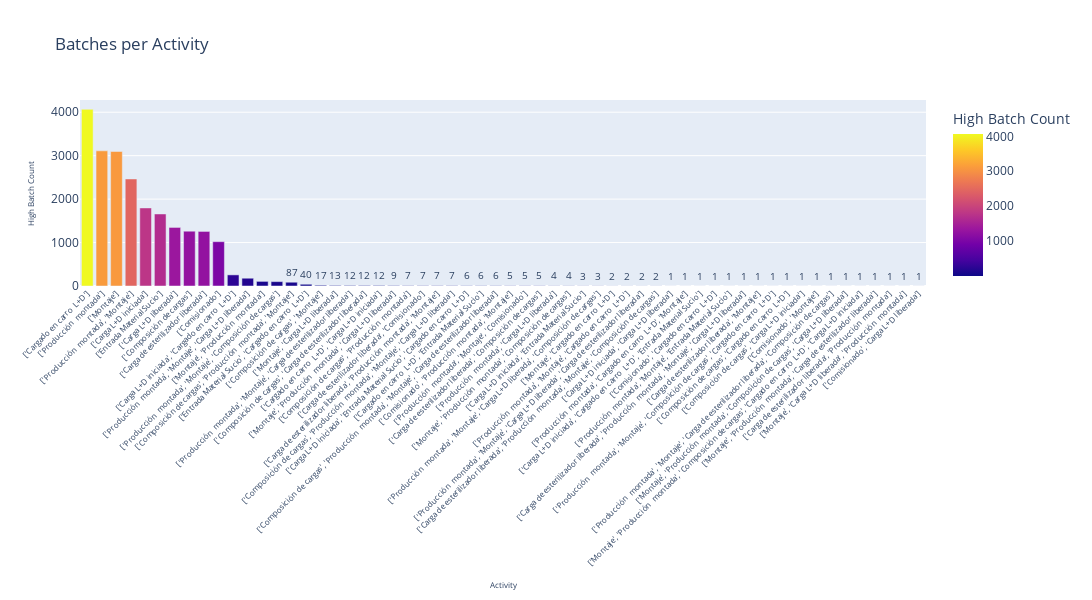

Write notebook code for a chart like this one.
### Markdown cell above
##### Batch Frequency per Activity

### Code cell
cypher_batches_per_activity = """
    MATCH (n:HighLevelBatch)
    RETURN n.activity_name as activity, count(n) AS batch_count
    ORDER BY batch_count DESC
"""

def batches_per_activity(uri, username, password, cypher_query):
    driver = GraphDatabase.driver(uri, auth=(username, password))
    with driver.session() as session:
        result = session.run(cypher_query)
        data = result.data()
    driver.close()
    return data

results_batches_per_activity = batches_per_activity(uri, username, password, cypher_batches_per_activity)

activities = [str(record['activity']) for record in results_batches_per_activity]
batch_counts = [record['batch_count'] for record in results_batches_per_activity]

df = pd.DataFrame({
    'Activity': activities,
    'Batch Count': batch_counts
})

fig = px.bar(df, x='Activity', y='Batch Count', title='Batches per Activity',
             labels={'Activity': 'Activity', 'Batch Count': 'High Batch Count'},
             color='Batch Count',  
             text='Batch Count')  

fig.update_traces(texttemplate='%{text}', textposition='outside')
fig.update_layout(uniformtext_minsize=8, uniformtext_mode='hide', xaxis_tickangle=-45, 
                  xaxis_tickfont_size=8, xaxis_title_font_size=8, yaxis_title_font_size=8,
                  width=1200, height=600)

fig.show()

### Figure 1 — Plotly figure (JSON) as saved in the notebook; plotly's stock layout.template omitted (floating-point values rounded to 4 significant figures)
{"data": [{"alignmentgroup": "True", "hovertemplate": "Activity=%{x}<br>High Batch Count=%{marker.color}<extra></extra>", "legendgroup": "", "marker": {"color": [4067, 3111, 3096, 2464, 1797, 1658, 1348, 1261, 1256, 1020, 256, 179, 106, 101, 87, 40, 17, 13, 12, 12, 12, 9, 7, 7, 7, 7, 6, 6, 6, 5, 5, 5, 4, 4, 3, 3, 2, 2, 2, 2, 1, 1, 1, 1, 1, 1, 1, 1, 1, 1, 1, 1, 1, 1, 1, 1, 1, 1], "coloraxis": "coloraxis", "pattern": {"shape": ""}}, "name": "", "offsetgroup": "", "orientation": "v", "showlegend": false, "text": [4067, 3111, 3096, 2464, 1797, 1658, 1348, 1261, 1256, 1020, 256, 179, 106, 101, 87, 40, 17, 13, 12, 12, 12, 9, 7, 7, 7, 7, 6, 6, 6, 5, 5, 5, 4, 4, 3, 3, 2, 2, 2, 2, 1, 1, 1, 1, 1, 1, 1, 1, 1, 1, 1, 1, 1, 1, 1, 1, 1, 1], "textposition": "outside", "texttemplate": "%{text}", "type": "bar", "x": ["['Cargado en carro  L+D']", "['Producción  montada']", "['Montaje']", "['Producción  montada', 'Montaje']", "['Carga L+D iniciada']", "['Entrada Material Sucio']", "['Carga L+D liberada']", "['Composición de cargas']", "['Carga de esterilizador liberada']", "['Comisionado']", "['Carga L+D iniciada', 'Cargado en carro  L+D']", "['Producción  montada', 'Montaje', 'Carga L+D liberada']", "['Montaje', 'Producción  montada']", "['Producción  montada', 'Montaje', 'Composición de cargas']", "['Composición de cargas', 'Producción  montada', 'Montaje']", "['Entrada Material Sucio', 'Cargado en carro  L+D']", "['Composición de cargas', 'Montaje']", "['Montaje', 'Carga L+D liberada']", "['Producción  montada', 'Montaje', 'Carga de esterilizador liberada']", "['Composición de cargas', 'Carga de esterilizador liberada']", "['Cargado en carro  L+D', 'Carga L+D iniciada']", "['Montaje', 'Producción  montada', 'Carga L+D liberada']", "['Composición de cargas', 'Producción  montada']", "['Carga de esterilizador liberada', 'Comisionado']", "['Carga de esterilizador liberada', 'Producción  montada', 'Montaje']", "['Composición de cargas', 'Producción  montada', 'Montaje', 'Carga L+D liberada']", "['Carga L+D iniciada', 'Entrada Material Sucio', 'Cargado en carro  L+D']", "['Cargado en carro  L+D', 'Entrada Material Sucio']", "['Composición de cargas', 'Producción  montada', 'Montaje', 'Carga de esterilizador liberada']", "['Comisionado', 'Producción  montada', 'Montaje']", "['Producción  montada', 'Montaje', 'Comisionado']", "['Carga de esterilizador liberada', 'Composición de cargas']", "['Producción  montada', 'Carga L+D liberada']", "['Montaje', 'Producción  montada', 'Composición de cargas']", "['Carga L+D iniciada', 'Entrada Material Sucio']", "['Producción  montada', 'Montaje', 'Carga L+D liberada', 'Composición de cargas']", "['Montaje', 'Cargado en carro  L+D']", "['Producción  montada', 'Montaje', 'Cargado en carro  L+D']", "['Producción  montada', 'Montaje', 'Carga L+D liberada', 'Carga de esterilizador liberada']", "['Carga de esterilizador liberada', 'Producción  montada', 'Montaje', 'Composición de cargas']", "['Carga L+D iniciada', 'Carga L+D liberada']", "['Producción  montada', 'Cargado en carro  L+D', 'Montaje']", "['Carga L+D iniciada', 'Cargado en carro  L+D', 'Entrada Material Sucio']", "['Comisionado', 'Cargado en carro  L+D']", "['Producción  montada', 'Montaje', 'Entrada Material Sucio']", "['Carga de esterilizador liberada', 'Producción  montada', 'Montaje', 'Carga L+D liberada']", "['Carga de esterilizador liberada', 'Montaje']", "['Producción  montada', 'Montaje', 'Composición de cargas', 'Cargado en carro  L+D']", "['Composición de cargas', 'Cargado en carro  L+D']", "['Composición de cargas', 'Carga L+D iniciada']", "['Comisionado', 'Montaje']", "['Producción  montada', 'Montaje', 'Carga de esterilizador liberada', 'Composición de cargas']", "['Montaje', 'Producción  montada', 'Composición de cargas', 'Carga L+D liberada']", "['Montaje', 'Producción  montada', 'Composición de cargas', 'Cargado en carro  L+D', 'Carga L+D iniciada']", "['Montaje', 'Producción  montada', 'Carga de esterilizador liberada']", "['Carga de esterilizador liberada', 'Producción  montada']", "['Montaje', 'Carga L+D liberada', 'Producción  montada']", "['Comisionado', 'Carga L+D liberada']"], "xaxis": "x", "y": [4067, 3111, 3096, 2464, 1797, 1658, 1348, 1261, 1256, 1020, 256, 179, 106, 101, 87, 40, 17, 13, 12, 12, 12, 9, 7, 7, 7, 7, 6, 6, 6, 5, 5, 5, 4, 4, 3, 3, 2, 2, 2, 2, 1, 1, 1, 1, 1, 1, 1, 1, 1, 1, 1, 1, 1, 1, 1, 1, 1, 1], "yaxis": "y"}], "layout": {"barmode": "relative", "coloraxis": {"colorbar": {"title": {"text": "High Batch Count"}}, "colorscale": [[0, "#0d0887"], [0.1111, "#46039f"], [0.2222, "#7201a8"], [0.3333, "#9c179e"], [0.4444, "#bd3786"], [0.5556, "#d8576b"], [0.6667, "#ed7953"], [0.7778, "#fb9f3a"], [0.8889, "#fdca26"], [1, "#f0f921"]]}, "height": 600, "legend": {"tracegroupgap": 0}, "title": {"text": "Batches per Activity"}, "uniformtext": {"minsize": 8, "mode": "hide"}, "width": 1200, "xaxis": {"anchor": "y", "domain": [0, 1], "tickangle": -45, "tickfont": {"size": 8}, "title": {"font": {"size": 8}, "text": "Activity"}}, "yaxis": {"anchor": "x", "domain": [0, 1], "title": {"font": {"size": 8}, "text": "High Batch Count"}}}}
